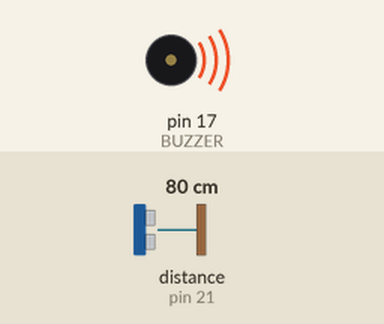
This sketch was run on a simulated Arduino Uno, built with avr-gcc and run on an emulated ATmega328P. Parts: buzzer (waves = sounding). The test bench sets the inputs (shaded band); at power-on: distance to the obstacle (sensor on pin 21) 80 cm. The echo pulse lasts 58.3 µs per cm.

Above: at 1.3 s.
1.4 s: distance to the obstacle (sensor on pin 21) set to 194 cm
At 1.9 s:
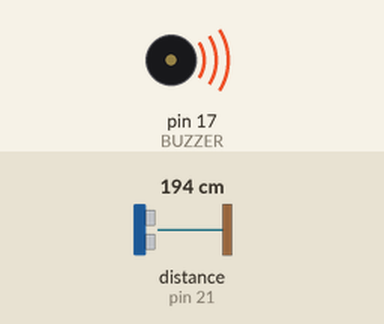
4.4 s: distance to the obstacle (sensor on pin 21) set to 201 cm
At 5.2 s:
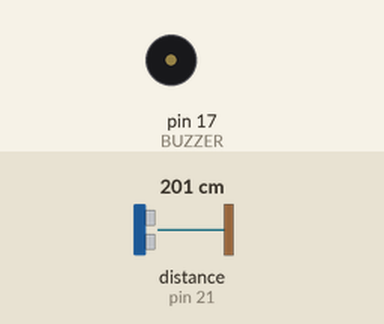
6.0 s: distance to the obstacle (sensor on pin 21) set to 2 cm
At 6.5 s:
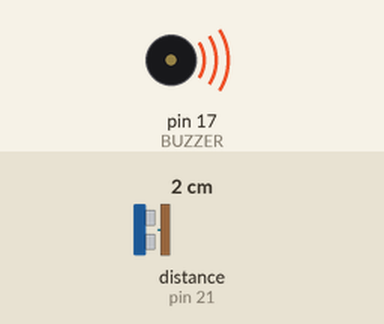
9.0 s: distance to the obstacle (sensor on pin 21) set to 250 cm
At 10.1 s:
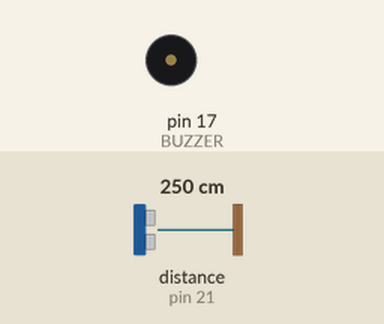
Timing chart, 0 to 11.6 s (numbered marks = the images above; inputs shaded):
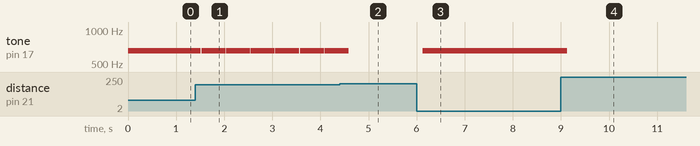

Measured:
- the behaviour switches between 196 and 197 cm on distance to the obstacle (sensor on pin 21) (found by bisection; images 1 and 2)
- after the input at 1.4 s, tone on pin 17 (BUZZER): alternates 656 Hz for 0.50 s and silent for 0.01 s, starting after 0.12 s
- after the input at 4.4 s, tone on pin 17 (BUZZER): goes on until 4.6 s, then stays silent
- after the input at 6.0 s, tone on pin 17 (BUZZER): silent → 656 Hz after 0.13 s
- after the input at 9.0 s, tone on pin 17 (BUZZER): 656 Hz → silent after 0.13 s

The sketch:

sketch.ino
```cpp
//include module for ultrasonic sound sensor
#include "NewPing.h"

// define pins for buzzer and sensor
#define TRIG 22
#define ECHO 21
#define BUZZER 17

//max distance to detect
#define MAX_DETECTION_RANGE 400

//distance to buzz at
#define BUZZ_RANGE 200

//Define the Sensor
NewPing sensor(TRIG, ECHO, MAX_DETECTION_RANGE);

//declare a distance variable
float distance = 0.0f;

void setup() {
  //define the buzzer as a output pin
  pinMode(BUZZER, OUTPUT);
}
void loop() {
  //sense distance
  distance = sensor.ping_cm();

  //based on distace, beep the buzzer
  if (distance <= BUZZ_RANGE)
  {
    tone(BUZZER, 656, 500);
  }
  //delay
  delay(500);
}
```
